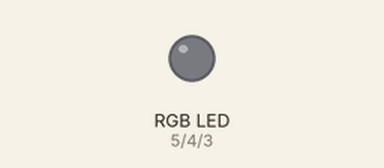
Recording of a sketch running on a simulated Arduino Uno, built with avr-gcc and run on an emulated ATmega328P. On the bench: an RGB LED mixed from three pins (HIGH = lit).

Above: at 0.15 s.
At 6.5 s:
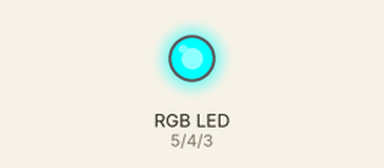
At 10.3 s:
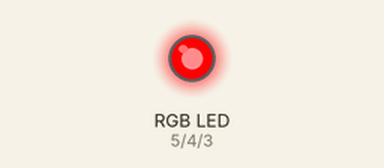
At 18.6 s:
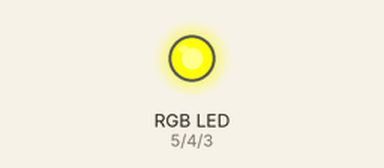
At 28.25 s:
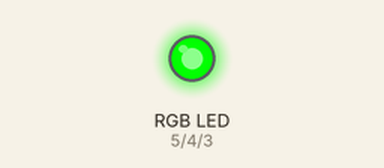
At 37.8 s:
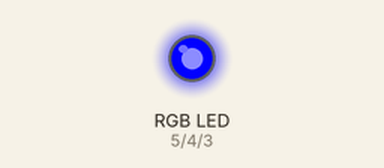
Timing chart, 0 to 40.0 s (numbered marks = the images above):
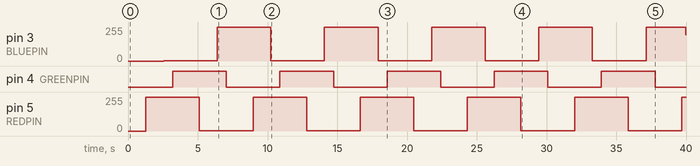

Measured:
- by itself, pin 3 (BLUEPIN): 0/255 → 1/255 at 2.6 s, → 255/255 3.8 s later, → 1/255 3.8 s later, → 255/255 3.8 s later, … (11 changes in this stretch)
- by itself, pin 4 (GREENPIN): alternates HIGH for 3.8 s and LOW for 3.8 s
- by itself, pin 5 (REDPIN): alternates 255/255 for 3.8 s and 1/255 for 3.8 s

The sketch:

RGB_strip_test.ino
```cpp
#define REDPIN 5
#define GREENPIN 4
#define BLUEPIN 3
#define FADESPEED 5  // чем выше число, тем медленнее будет fade-эффект

void setup() {
  pinMode(REDPIN, OUTPUT);
  pinMode(GREENPIN, OUTPUT);
  pinMode(BLUEPIN, OUTPUT);
}


void loop() {
  int r, g, b;
  // fade от голубого к фиолетовому
  for (r = 0; r < 256; r++) {
    analogWrite(REDPIN, r);
    delay(FADESPEED);
    }
  // fade от фиолетового к красному
  for (b = 255; b > 0; b--) {
    analogWrite(BLUEPIN, b);
    delay(FADESPEED);
  }
  // fade от красного к желтому
  for (g = 0; g < 256; g++) {
    analogWrite(GREENPIN, g);
    delay(FADESPEED);
  }
  // fade от желтого к зеленому
  for (r = 255; r > 0; r--) {
    analogWrite(REDPIN, r);
    delay(FADESPEED);
 }
  // fade от зеленого к зеленовато-голубому
  for (b = 0; b < 256; b++) {
    analogWrite(BLUEPIN, b);
    delay(FADESPEED);
  }
  // fade от зеленовато-голубого к голубому
  for (g = 255; g > 0; g--) {
    analogWrite(GREENPIN, g);
    delay(FADESPEED);
 }
}
```
